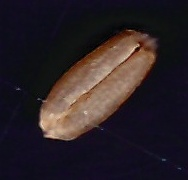
#> input picture Feature_Extraction/Data/Wheat_0.jpg, 188 x 180 px; its folder holds only this picture in this run
$ python 'Feature Extraction.py'   (older library calls are emulated)
#> lines starting #> are read from the running program, lines starting #| are printed output that depends on the picture
import cv2 as cv
import numpy as np
import pandas as pd
import os
from scipy.stats import skew, kurtosis, entropy
import pywt
from skimage.feature import graycomatrix, graycoprops

columns = ["MeanB", "MeanG", "MeanR", "std_Blue", "std_Green", "std_Red", "skew_Blue", "skew_Green", "skew_Red",
           "kurtosis_Blue", "kurtosis_Green", "kurtosis_Red", "entropy_Blue", "entropy_Green", "entropy_Red",
           "Wavelet_Blue", "Wavelet_Green", "Wavelet_Red", "MeanHue", "MeanSaturation", "MeanValue", "std_Hue",
           "std_Saturation", "std_Value", "skew_Hue", "skew_Saturation", "skew_Value", "kurtosis_Hue",
           "kurtosis_Saturation", "kurtosis_Value", "entropy_Hue", "entropy_Saturation", "entropy_Value",
           "Wavelet_Hue", "Wavelet_Saturation", "Wavelet_Value", "MeanL", "MeanA", "MeanB", "std_L", "std_A", "std_B",
           "skew_L", "skew_A", "skew_B", "kurtosis_L", "kurtosis_A", "kurtosis_B", "entropy_L", "entropy_A",
           "entropy_B", "Wavelet_L", "Wavelet_A", "Wavelet_B", "MeanYB", "MeanCB", "MeanCR", "std_YB", "std_CB",
           "std_CR", "skew_YB", "skew_CB", "skew_CR", "kurtosis_YB", "kurtosis_CB", "kurtosis_CR", "entropy_YB",
           "entropy_CB", "entropy_CR", "Wavelet_YB", "Wavelet_CB", "Wavelet_CR", "MeanX", "MeanY", "MeanZ", "std_X",
           "std_Y", "std_Z", "skew_X", "skew_Y", "skew_Z", "kurtosis_X", "kurtosis_Y", "kurtosis_Z", "entropy_X",
           "entropy_Y", "entropy_Z", "Wavelet_X", "Wavelet_Y", "Wavelet_Z", "GLCM_ASM", "GLCM_Contrast",
           "GLCM_Correlation", "GLCM_Energy", "GLCM_Homogeneity", "GLCM_Max_Prob",
           "GLRM_Contrast_1_0", "GLRM_Contrast_1_45", "GLRM_Contrast_1_90", "GLRM_Contrast_1_135", "GLRM_Contrast_2_0",
           "GLRM_Contrast_2_45", "GLRM_Contrast_2_90", "GLRM_Contrast_2_135", "GLRM_Contrast_3_0", "GLRM_Contrast_3_45",
           "GLRM_Contrast_3_90", "GLRM_Contrast_3_135", "GLRM_Contrast_4_0", "GLRM_Contrast_4_45", "GLRM_Contrast_4_90",
           "GLRM_Contrast_4_135", "GLRM_Correlation_1_0", "GLRM_Correlation_1_45", "GLRM_Correlation_1_90",
           "GLRM_Correlation_1_135", "GLRM_Correlation_2_0",  "GLRM_Correlation_2_45", "GLRM_Correlation_2_90",
           "GLRM_Correlation_2_135", "GLRM_Correlation_3_0", "GLRM_Correlation_3_45", "GLRM_Correlation_3_90",
           "GLRM_Correlation_3_135", "GLRM_Correlation_4_0", "GLRM_Correlation_4_45", "GLRM_Correlation_4_90",
           "GLRM_Correlation_4_135", "GLRM_Energy_1_0", "GLRM_Energy_1_45", "GLRM_Energy_1_90", "GLRM_Energy_1_135",
           "GLRM_Energy_2_0",  "GLRM_Energy_2_45", "GLRM_Energy_2_90", "GLRM_Energy_2_135", "GLRM_Energy_3_0",
           "GLRM_Energy_3_45", "GLRM_Energy_3_90", "GLRM_Energy_3_135", "GLRM_Energy_4_0", "GLRM_Energy_4_45",
           "GLRM_Energy_4_90", "GLRM_Energy_4_135", "GLRM_Homogenity_1_0", "GLRM_Homogenity_1_45",
           "GLRM_Homogenity_1_90", "GLRM_Homogenity_1_135", "GLRM_Homogenity_2_0",  "GLRM_Homogenity_2_45",
           "GLRM_Homogenity_2_90", "GLRM_Homogenity_2_135", "GLRM_Homogenity_3_0", "GLRM_Homogenity_3_45",
           "GLRM_Homogenity_3_90", "GLRM_Homogenity_3_135", "GLRM_Homogenity_4_0", "GLRM_Homogenity_4_45",
           "GLRM_Homogenity_4_90", "GLRM_Homogenity_4_135", "GLRM_ASM_1_0", "GLRM_ASM_1_45",
           "GLRM_ASM_1_90", "GLRM_ASM_1_135", "GLRM_ASM_2_0",  "GLRM_ASM_2_45", "GLRM_ASM_2_90", "GLRM_ASM_2_135",
           "GLRM_ASM_3_0", "GLRM_ASM_3_45", "GLRM_ASM_3_90", "GLRM_ASM_3_135", "GLRM_ASM_4_0", "GLRM_ASM_4_45",
           "GLRM_ASM_4_90", "GLRM_ASM_4_135", "GLRM_Dissimilarity_1_0", "GLRM_Dissimilarity_1_45",
           "GLRM_Dissimilarity_1_90", "GLRM_Dissimilarity_1_135", "GLRM_Dissimilarity_2_0",  "GLRM_Dissimilarity_2_45",
           "GLRM_Dissimilarity_2_90", "GLRM_Dissimilarity_2_135", "GLRM_Dissimilarity_3_0", "GLRM_Dissimilarity_3_45",
           "GLRM_Dissimilarity_3_90", "GLRM_Dissimilarity_3_135", "GLRM_Dissimilarity_4_0", "GLRM_Dissimilarity_4_45",
           "GLRM_Dissimilarity_4_90", "GLRM_Dissimilarity_4_135", "label"]

df = pd.DataFrame(columns=columns)
# Define Image Path
image_dir = "Data"
files = os.listdir(image_dir)
for filename in files:
    # Loading image
    print("The image selected :", filename)
    filepath = os.path.join(image_dir, filename)
    img = cv.imread(filepath)
#> img is the input picture: shape (180, 188, 3); mean B, G, R 38, 33.7, 42.9
    gray = cv.cvtColor(img, cv.COLOR_BGR2GRAY)

    # initialise an empty list to store all Feature of the image
    Features = []

    # RGB Space Color
    print("\nRGB Color Feature Extraction :\n")
    img_array = np.array(img)

    # Split the image into color channels
    b, g, r = cv.split(img)
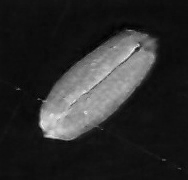
#> r: shape (180, 188); min 0, max 241, mean 42.9

    # Calculate the mean of each color component (RGB)
    mean = np.mean(img_array, axis=(0, 1))
#> mean = [37.99, 33.66, 42.92]
    MeanB = mean[0]
#> MeanB = 37.99
    MeanG = mean[1]
#> MeanG = 33.66
    MeanR = mean[2]
#> MeanR = 42.92

    Features.append(MeanR)
    print('Mean R: {:.2f}'.format(MeanR))
#| Mean R: 42.92

    Features.append(MeanG)
    print('Mean G: {:.2f}'.format(MeanG))
#| Mean G: 33.66

    Features.append(MeanB)
    print('Mean B: {:.2f}'.format(MeanB))
#| Mean B: 37.99

    # Calculate the standard deviation of each color component (RGB)
    std_dev = np.std(img_array, axis=(0, 1))
#> std_dev = [29.83, 41.1, 53.45]
    std_Blue = std_dev[0]
#> std_Blue = 29.83
    std_Green = std_dev[1]
#> std_Green = 41.1
    std_Red = std_dev[2]
#> std_Red = 53.45

    Features.append(std_Red)
    print('\nStandard Deviation R: {:.2f}'.format(std_Red))
#| Standard Deviation R: 53.45

    Features.append(std_Green)
    print('Standard Deviation G: {:.2f}'.format(std_Green))
#| Standard Deviation G: 41.10

    Features.append(std_Blue)
    print('Standard Deviation B: {:.2f}'.format(std_Blue))
#| Standard Deviation B: 29.83

    # Calculate the skewness of each color component (RGB)
    skew_Blue = skew(b.flatten())
#> skew_Blue = 1.94
    skew_Green = skew(g.flatten())
#> skew_Green = 1.81
    skew_Red = skew(r.flatten())
#> skew_Red = 1.6

    Features.append(skew_Red)
    print('\nSkewness R: {:.2f}'.format(skew_Red))
#| Skewness R: 1.60

    Features.append(skew_Green)
    print('Skewness G: {:.2f}'.format(skew_Green))
#| Skewness G: 1.81

    Features.append(skew_Blue)
    print('Skewness B: {:.2f}'.format(skew_Blue))
#| Skewness B: 1.94

    # Calculate the kurtosis of each color component (RGB)
    kurtosis_Blue = kurtosis(b.flatten())
#> kurtosis_Blue = 2.82
    kurtosis_Green = kurtosis(g.flatten())
#> kurtosis_Green = 1.81
    kurtosis_Red = kurtosis(r.flatten())
#> kurtosis_Red = 0.897

    Features.append(kurtosis_Red)
    print('\nkurtosis R: {:.2f}'.format(kurtosis_Red))
#| kurtosis R: 0.90

    Features.append(kurtosis_Green)
    print('kurtosis G: {:.2f}'.format(kurtosis_Green))
#| kurtosis G: 1.81

    Features.append(kurtosis_Blue)
    print('kurtosis B: {:.2f}'.format(kurtosis_Blue))
#| kurtosis B: 2.82

    # Compute the probability distribution of each color channel
    hist_b = cv.calcHist([b], [0], None, [256], [0, 256]) / (img.shape[0] * img.shape[1])
#> hist_b = 256 values, max 0.077 at index 27, min 0 at index 163, mean 0.00391
    hist_g = cv.calcHist([g], [0], None, [256], [0, 256]) / (img.shape[0] * img.shape[1])
#> hist_g = 256 values, max 0.2 at index 13, min 0 at index 204, mean 0.00391
    hist_r = cv.calcHist([r], [0], None, [256], [0, 256]) / (img.shape[0] * img.shape[1])
#> hist_r = 256 values, max 0.131 at index 16, min 0 at index 220, mean 0.00391

    # Compute the entropy of each color channel
    entropy_B = entropy(hist_b, base=2)
#> entropy_B = [5.61]
    entropy_G = entropy(hist_g, base=2)
#> entropy_G = [4.71]
    entropy_R = entropy(hist_r, base=2)
#> entropy_R = [5]

    entropy_Blue = float(entropy_B[0])
#> entropy_Blue = 5.61
    entropy_Green = float(entropy_G[0])
#> entropy_Green = 4.71
    entropy_Red = float(entropy_R[0])
#> entropy_Red = 5

    Features.append(entropy_Red)
    print('\nentropy R: {:.2f}'.format(entropy_Red))
#| entropy R: 5.00

    Features.append(entropy_Green)
    print('entropy G: {:.2f}'.format(entropy_Green))
#| entropy G: 4.71

    Features.append(entropy_Blue)
    print('entropy B: {:.2f}'.format(entropy_Blue))
#| entropy B: 5.61

    # Perform one-level DWT using db4 wavelet for the three component
    coefficient_b = pywt.dwt2(b, 'db4')
    coefficient_g = pywt.dwt2(g, 'db4')
    coefficient_r = pywt.dwt2(r, 'db4')

    # Get the approximation coefficients (LL) and Take the mean of the LL coefficients
    LL, (LH, HL, HH) = coefficient_b
    Wavelet_Blue = np.mean(LL)
#> Wavelet_Blue = 74.75

    LL, (LH, HL, HH) = coefficient_g
    Wavelet_Green = np.mean(LL)
#> Wavelet_Green = 64.7

    LL, (LH, HL, HH) = coefficient_r
    Wavelet_Red = np.mean(LL)
#> Wavelet_Red = 82.45

    Features.append(Wavelet_Blue)
    print('\nWavelet_Blue R: {:.2f}'.format(Wavelet_Blue))
#| Wavelet_Blue R: 74.75

    Features.append(Wavelet_Green)
    print('\nWavelet_Green R: {:.2f}'.format(Wavelet_Green))
#| Wavelet_Green R: 64.70

    Features.append(Wavelet_Red)
    print('\nWavelet_Red R: {:.2f}'.format(Wavelet_Red))
#| Wavelet_Red R: 82.45

    # HSV space Color
    print(
        "-----------------------------------------------------------------------------------------------------------\n"
        "HSV Color Feature Extraction :\n")

    hsv_img = cv.cvtColor(img, cv.COLOR_BGR2HSV)
#> hsv_img: shape (180, 188, 3); mean H, S, V 94, 115.4, 50.5
    hsv_array = np.array(hsv_img)

    # Split the image into color channels
    h, s, v = cv.split(hsv_img)
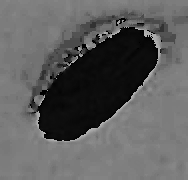
#> h: shape (180, 188); min 0, max 179, mean 94
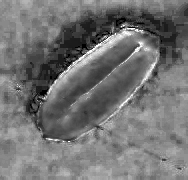
#> s: shape (180, 188); min 0, max 255, mean 115.4

    # Calculate the mean of each color component (HSV)
    mean_hsv = np.mean(hsv_array, axis=(0, 1))
#> mean_hsv = [93.96, 115.4, 50.51]
    MeanHue = mean_hsv[0]
#> MeanHue = 93.96
    MeanSaturation = mean_hsv[1]
#> MeanSaturation = 115.4
    MeanValue = mean_hsv[2]
#> MeanValue = 50.51

    Features.append(MeanHue)
    print('Mean H: {:.2f}'.format(MeanHue))
#| Mean H: 93.96

    Features.append(MeanSaturation)
    print('Mean S: {:.2f}'.format(MeanSaturation))
#| Mean S: 115.35

    Features.append(MeanValue)
    print('Mean V: {:.2f}'.format(MeanValue))
#| Mean V: 50.51

    # Calculate the standard deviation of each color component (HSV)
    std_dev = np.std(hsv_array, axis=(0, 1))
#> std_dev = [48.94, 40.4, 49.77]
    std_Hue = std_dev[0]
#> std_Hue = 48.94
    std_Saturation = std_dev[1]
#> std_Saturation = 40.4
    std_Value = std_dev[2]
#> std_Value = 49.77

    Features.append(std_Hue)
    print('\nStandard Deviation Hue: {:.2f}'.format(std_Hue))
#| Standard Deviation Hue: 48.94

    Features.append(std_Saturation)
    print('Standard Deviation Saturation: {:.2f}'.format(std_Saturation))
#| Standard Deviation Saturation: 40.40

    Features.append(std_Value)
    print('Standard Deviation Value: {:.2f}'.format(std_Value))
#| Standard Deviation Value: 49.77

    # Calculate the skewness of each color component (HSV)
    skew_Hue = skew(h.flatten())
#> skew_Hue = -0.961
    skew_Saturation = skew(s.flatten())
#> skew_Saturation = -0.272
    skew_Value = skew(v.flatten())
#> skew_Value = 1.61

    Features.append(skew_Hue)
    print('\nSkewness Hue: {:.2f}'.format(skew_Hue))
#| Skewness Hue: -0.96

    Features.append(skew_Saturation)
    print('Skewness Saturation: {:.2f}'.format(skew_Saturation))
#| Skewness Saturation: -0.27

    Features.append(skew_Value)
    print('Skewness Value: {:.2f}'.format(skew_Value))
#| Skewness Value: 1.61

    # Calculate the kurtosis of each color component (HSV)
    kurtosis_Hue = kurtosis(h.flatten())
#> kurtosis_Hue = -0.763
    kurtosis_Saturation = kurtosis(s.flatten())
#> kurtosis_Saturation = 0.262
    kurtosis_Value = kurtosis(v.flatten())
#> kurtosis_Value = 1.01

    Features.append(kurtosis_Hue)
    print('\nKurtosis Hue: {:.2f}'.format(kurtosis_Hue))
#| Kurtosis Hue: -0.76

    Features.append(kurtosis_Saturation)
    print('Kurtosis Saturation: {:.2f}'.format(kurtosis_Saturation))
#| Kurtosis Saturation: 0.26

    Features.append(kurtosis_Value)
    print('Kurtosis Value: {:.2f}'.format(kurtosis_Value))
#| Kurtosis Value: 1.01

    # Compute the probability distribution of each color channel
    hist_h = cv.calcHist([h], [0], None, [180], [0, 180]) / (img.shape[0] * img.shape[1])
#> hist_h = 180 values, max 0.121 at index 125, min 0 at index 26, mean 0.00556
    hist_s = cv.calcHist([s], [0], None, [256], [0, 256]) / (img.shape[0] * img.shape[1])
#> hist_s = 256 values, max 0.0522 at index 132, min 0 at index 1, mean 0.00391
    hist_v = cv.calcHist([v], [0], None, [256], [0, 256]) / (img.shape[0] * img.shape[1])
#> hist_v = 256 values, max 0.0767 at index 27, min 0 at index 1, mean 0.00391

    # Compute the entropy of each color channel
    entropy_h = entropy(hist_h, base=2)
#> entropy_h = [4.82]
    entropy_s = entropy(hist_s, base=2)
#> entropy_s = [6.56]
    entropy_v = entropy(hist_v, base=2)
#> entropy_v = [5.66]

    entropy_Hue = float(entropy_h[0])
#> entropy_Hue = 4.82
    entropy_Saturation = float(entropy_s[0])
#> entropy_Saturation = 6.56
    entropy_Value = float(entropy_v[0])
#> entropy_Value = 5.66

    Features.append(entropy_Hue)
    print('\nentropy Hue: {:.2f}'.format(entropy_Hue))
#| entropy Hue: 4.82

    Features.append(entropy_Saturation)
    print('entropy Saturation: {:.2f}'.format(entropy_Saturation))
#| entropy Saturation: 6.56

    Features.append(entropy_Value)
    print('entropy Value: {:.2f}'.format(entropy_Value))
#| entropy Value: 5.66

    # Perform one-level DWT using db4 wavelet for the three component
    coefficient_h = pywt.dwt2(h, 'db4')
    coefficient_s = pywt.dwt2(s, 'db4')
    coefficient_v = pywt.dwt2(v, 'db4')

    # Get the approximation coefficients (LL) and Take the mean of the LL coefficients for the three component
    LL, (LH, HL, HH) = coefficient_h
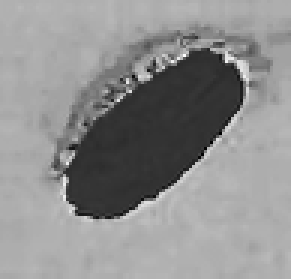
#> LL: shape (93, 97) float64 (shown 3 times larger); min -70.65, max 398.3, mean 191.8; drawn with min black and max white
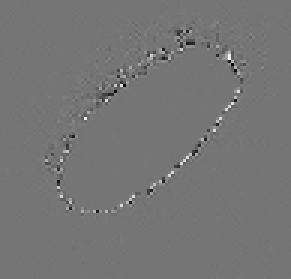
#> HH: shape (93, 97) float64 (shown 3 times larger); min -113.1, max 131.9, mean 0; drawn with min black and max white
    Wavelet_Hue = np.mean(LL)
#> Wavelet_Hue = 191.8

    LL, (LH, HL, HH) = coefficient_s
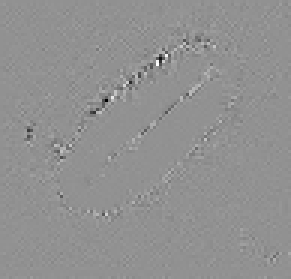
#> HH: shape (93, 97) float64 (shown 3 times larger); min -147.7, max 110.8, mean -0.1; drawn with min black and max white
    Wavelet_Saturation = np.mean(LL)
#> Wavelet_Saturation = 233.7

    LL, (LH, HL, HH) = coefficient_v
    Wavelet_Value = np.mean(LL)
#> Wavelet_Value = 98.25

    Features.append(Wavelet_Hue)
    print('\nWavelet_Hue : {:.2f}'.format(Wavelet_Hue))
#| Wavelet_Hue : 191.79

    Features.append(Wavelet_Saturation)
    print('\nWavelet_Saturation : {:.2f}'.format(Wavelet_Saturation))
#| Wavelet_Saturation : 233.65

    Features.append(Wavelet_Value)
    print('\nWavelet_Value : {:.2f}'.format(Wavelet_Value))
#| Wavelet_Value : 98.25

    # LAB Space Color
    print(
        "-----------------------------------------------------------------------------------------------------------\n"
        "LAB Color Feature Extraction :\n")

    LAB_img = cv.cvtColor(img, cv.COLOR_BGR2Lab)
#> LAB_img: shape (180, 188, 3); mean of channels 0, 1, 2 35.1, 133.2, 126.7
    LAB_array = np.array(LAB_img)

    # Split the image into LAB color channels
    l, a, b = cv.split(LAB_img)
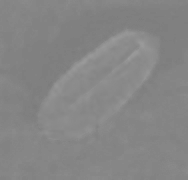
#> a: shape (180, 188); min 124, max 156, mean 133.2

    # Calculate the mean of each color component (LAB)
    mean_LAB = np.mean(LAB_array, axis=(0, 1))
#> mean_LAB = [35.12, 133.2, 126.7]
#> (the rest of the program and of its run is left out)
